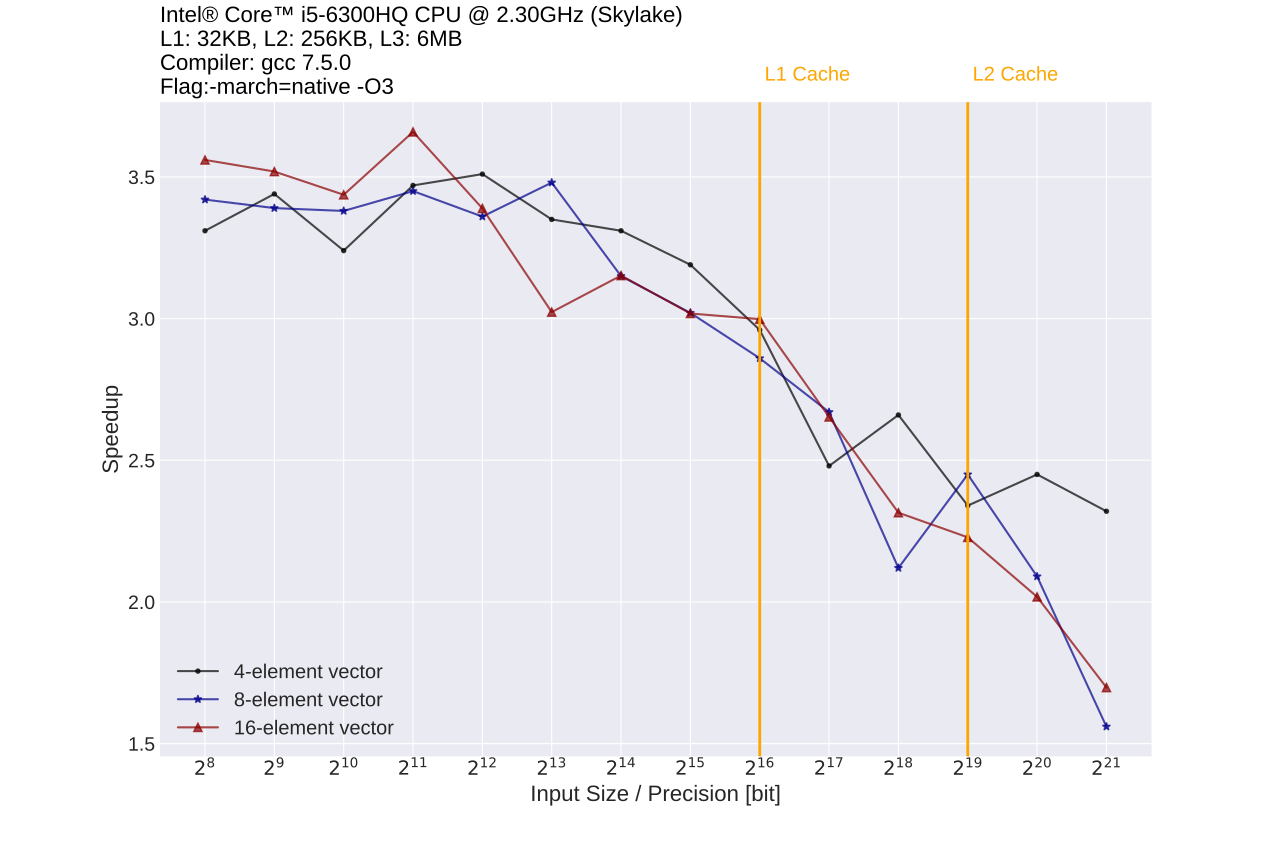

Write the Python code that produced this figure.
import matplotlib.pyplot as plt

if __name__ == '__main__':
    data_x = [8, 16, 32, 64, 128, 256, 512, 1024, 2048, 4096, 8192, 16384, 32768, 65536]
    data_y1 = [3.31, 3.44, 3.24, 3.47, 3.51, 3.35, 3.31, 3.19, 2.96, 2.48, 2.66, 2.34, 2.45, 2.32]
    data_y2 = [3.42, 3.39, 3.38, 3.45, 3.36, 3.48, 3.15, 3.02, 2.86, 2.67, 2.12, 2.45, 2.09, 1.56]
    data_y3 = [3.56, 3.519, 3.437, 3.659, 3.389, 3.023, 3.152, 3.018, 2.998, 2.653, 2.315, 2.228, 2.018,  1.698 ]
    plt.style.use('seaborn-darkgrid')
    plt.figure(figsize=(12.8, 8.5))
    line_mul1, = plt.plot(data_x, data_y1, marker='.', color='black', linewidth=1.5, alpha=0.7, label='4-element vector')
    line_mul2, = plt.plot(data_x, data_y2, marker='*', color='darkblue', linewidth=1.5, alpha=0.7, label='8-element vector')
    line_mul3, = plt.plot(data_x, data_y3, marker='^', color='darkred', linewidth=1.5, alpha=0.7, label='16-element vector')
    plt.legend(handles=[line_mul1, line_mul2, line_mul3], fontsize='x-large')

    plt.xscale("log")
    plt.xticks(data_x, [r'$2^{' + str(i+5) + r'}$' for i in range(3, 17)], fontsize=14)
    plt.yticks(fontsize=14)

    plt.axvline(x=2048, linewidth=2, color='orange')
    plt.text(2048*1.05, 3.84, 'L1 Cache', color='orange', fontsize='x-large')
    plt.axvline(x=16384, linewidth=2, color='orange')
    plt.text(16384*1.05, 3.84, 'L2 Cache', color='orange', fontsize='x-large')

    plt.title("Intel® Core™ i5-6300HQ CPU @ 2.30GHz (Skylake)\nL1: 32KB, L2: 256KB, L3: 6MB\nCompiler: gcc 7.5.0\nFlag:-march=native -O3", loc='left', fontsize=16, fontweight=1, color='black')
    plt.xlabel("Input Size / Precision [bit]", fontsize=16)
    plt.ylabel("Speedup", fontsize=16)
    plt.savefig('timing_vec_add.pdf')
